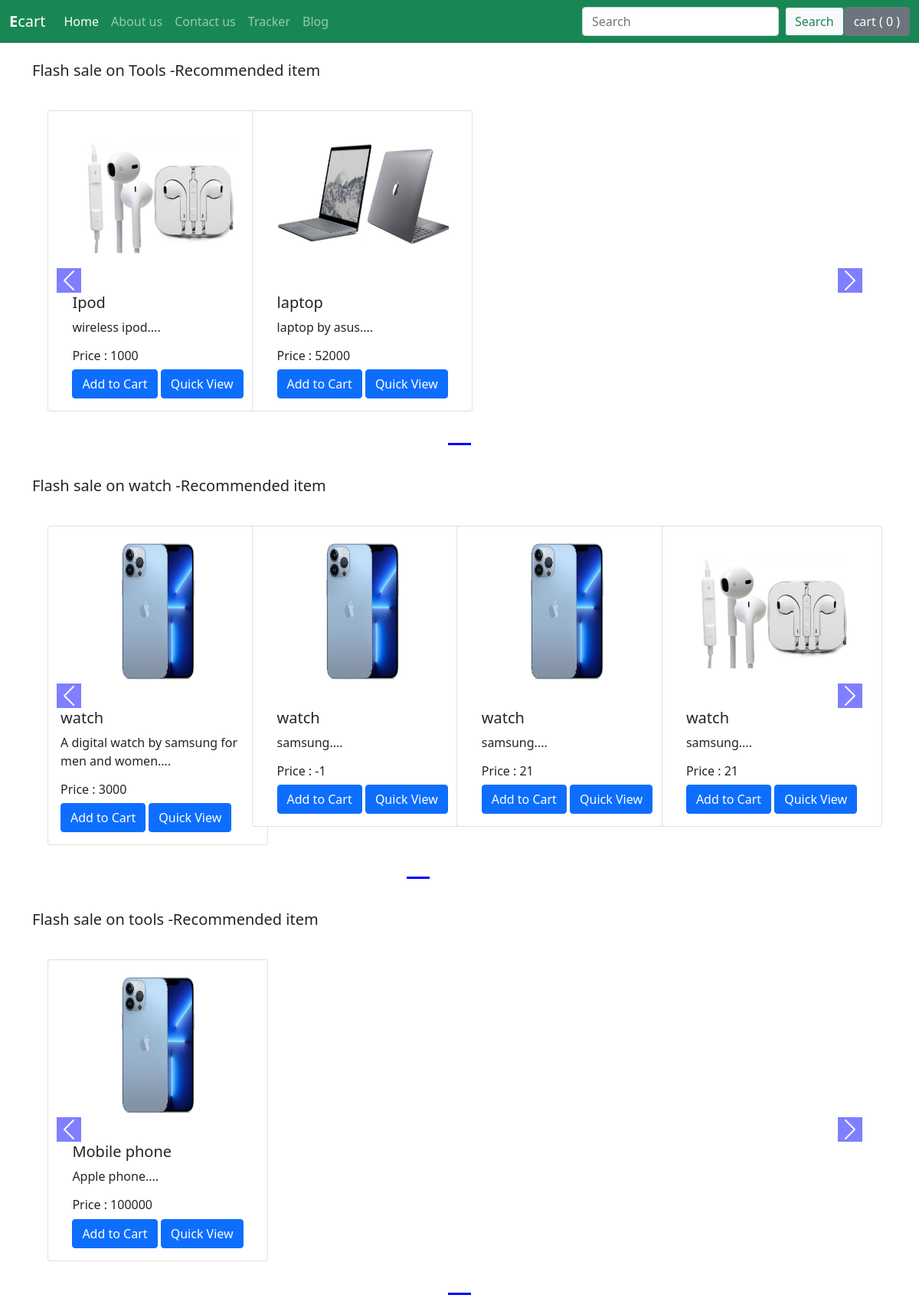
The app's page /shop/ with its own data.
### shop/models.py (models this page shows, shortened)
class Product(models.Model):
    product_id=models.AutoField
    product_name=models.CharField(max_length=50)
    category= models.CharField(max_length=50, default="")
    sub_category= models.CharField(max_length=50, default="")
    price=models.IntegerField(default=0)
    desc=models.CharField(max_length=50000000000000000000)
    pub_date=models.DateField()
    image= models.ImageField(upload_to="shop/images",default="")

### shop/views.py (the view)
# urls.py: path('', views.index,name="shophome"),
def index(request):
    allProds =[]
    catprods=Product.objects.values('category','id')
    cats={item['category'] for item in catprods}
    for cat in cats:
        prod=Product.objects.filter(category=cat)
        n =len(prod)
        nSlides= n//4 + ceil((n/4) + (n//4))
        allProds.append([prod,range(1,nSlides),nSlides])
    params={'allProds':allProds}
    return render(request,"shop/index.html", params)

### shop/templates/shop/index.html (shortened to what this page needs)
{% extends 'shop/basic.html' %}
{% block body %}
{% load static %}
<div class="container">
  {% for product,range, nSlides in allProds %}
  <h5 class="my-4"> Flash sale on {{product.0.category}} -Recommended item</h1>
    <div class="row">
      <div id="demo{{forloop.counter}}" class="col carousel slide my-3" data-bs-ride="carousel">
        <ul class="carousel-indicators">
          <li data-bs-target="#demo{{forloop.counter}}" data-bs-slide-to="0" class="active"></li>
          {% for i in range %}
          <li data-bs-target="#demo{{forloop.parentloop.counter}}" data-bs-slide-to="{{i}}"></li>
          {% endfor %}
        </ul>
        <div class="container carousel-inner no-padding">
          <div class="carousel-item active">
            {% for i in product %}
            <div class="col-xs-3 col-sm-3 col-md-3">
              <div class="card align-items-center" style="width: 18rem;">
                <img src='/media/{{i.image}}' class="card-img-top" alt="...">
                <div class="card-body">
                  <h5 class="card-title" id="namepr{{i.id}}">{{i.product_name}}</h5>
                  <p class="card-text">{{i.desc|slice:"0:53"}}....</p>
                  <h6 class="card-title" >Price : <span id="pricepr{{i.id}}">{{i.price}}</span></h6>
                  <span id="divpr{{i.id}}" class="divpr">
                    <button id="pr{{i.id}}" class="btn btn-primary cart"> Add to Cart</button>
                  </span>
                  <a href="/shop/products/{{i.id}}"><button id="qv{{i.id}}" class="btn btn-primary cart">Quick
                      View</button></a>
                </div>
              </div>
            </div>
            {% if forloop.counter|divisibleby:4 and forloop.counter > 0 and not forloop.last %}
          </div>
          <div class="carousel-item">
            {% endif %}
            {% endfor %}
          </div>
        </div>
      </div>
      <a class="carousel-control-prev" href="#demo{{forloop.counter}}" data-bs-slide="prev">
        <span class="carousel-control-prev-icon"></span>
      </a>
      <a class="carousel-control-next" href="#demo{{forloop.counter}}" data-bs-slide="next">
        <span class="carousel-control-next-icon"></span>
      </a>
    </div>
    {% endfor %}
</div>
{% endblock %}

### shop/templates/shop/basic.html (shortened to what this page needs)
<!doctype html>
<html lang="en">
  <head>
    <link href="https://cdn.jsdelivr.net/npm/bootstrap@5.1.3/dist/css/bootstrap.min.css" rel="stylesheet">
    <link rel="stylesheet" href="https://cdn.jsdelivr.net/npm/@popperjs/core@2.10.2/dist/umd/popper.min.js">
  </head>
  <body>
    <nav class="navbar navbar-expand-lg navbar-dark bg-success">
      <div class="container-fluid">
        <a class="navbar-brand " href="/shop"><strong>E</strong>cart</a>
        <div class="collapse navbar-collapse" id="navbarSupportedContent">
          <ul class="navbar-nav me-auto mb-2 mb-lg-0">
            <li class="nav-item">
              <a class="nav-link active" aria-current="page" href="/shop">Home</a>
            </li>
            <li class="nav-item">
              <a class="nav-link" href="/shop/about">About us</a>
            </li>
            <li class="nav-item">
              <a class="nav-link" href="/shop/contact">Contact us</a>
            </li>
            <li class="nav-item">
              <a class="nav-link" href="/shop/tracker">Tracker</a>
            </li>
            <li class="nav-item">
              <a class="nav-link" href="/blog">Blog</a>
            </li>
          </ul>
          <form class="d-flex">
            <input class="form-control me-2" type="search" placeholder="Search" aria-label="Search">
            <button  class="btn btn-outline-success btn-light " type="submit">Search</button>
          </form>
           <button type="button" id="popcart"class="btn btn-secondary popcart"  data-bs-html="true" data-bs-container="body" data-bs-toggle="popover" data-placement="bottom"
           data-bs-content="12344">
cart (<span id="cart"> 0 </span>)
</button>
        </div>
      </div>
    </nav>
    {% block body %}  {% endblock %}
  </body>
</html>

### records on screen
Product: category "Tools", image (picture), product_name "Ipod", desc "wireless ipod", price "1000"
Product: image (picture), product_name "laptop", desc "laptop by asus", price "52000"
Product: category "watch", image (picture), product_name "watch", desc "A digital watch by samsung for men and women", price "3000"
Product: image (picture), product_name "watch", desc "samsung", price "-1"
Product: image (picture), product_name "watch", desc "samsung", price "21"
Product: image (picture), product_name "watch", desc "samsung", price "21"
Product: category "tools", image (picture), product_name "Mobile phone", desc "Apple phone", price "100000"
